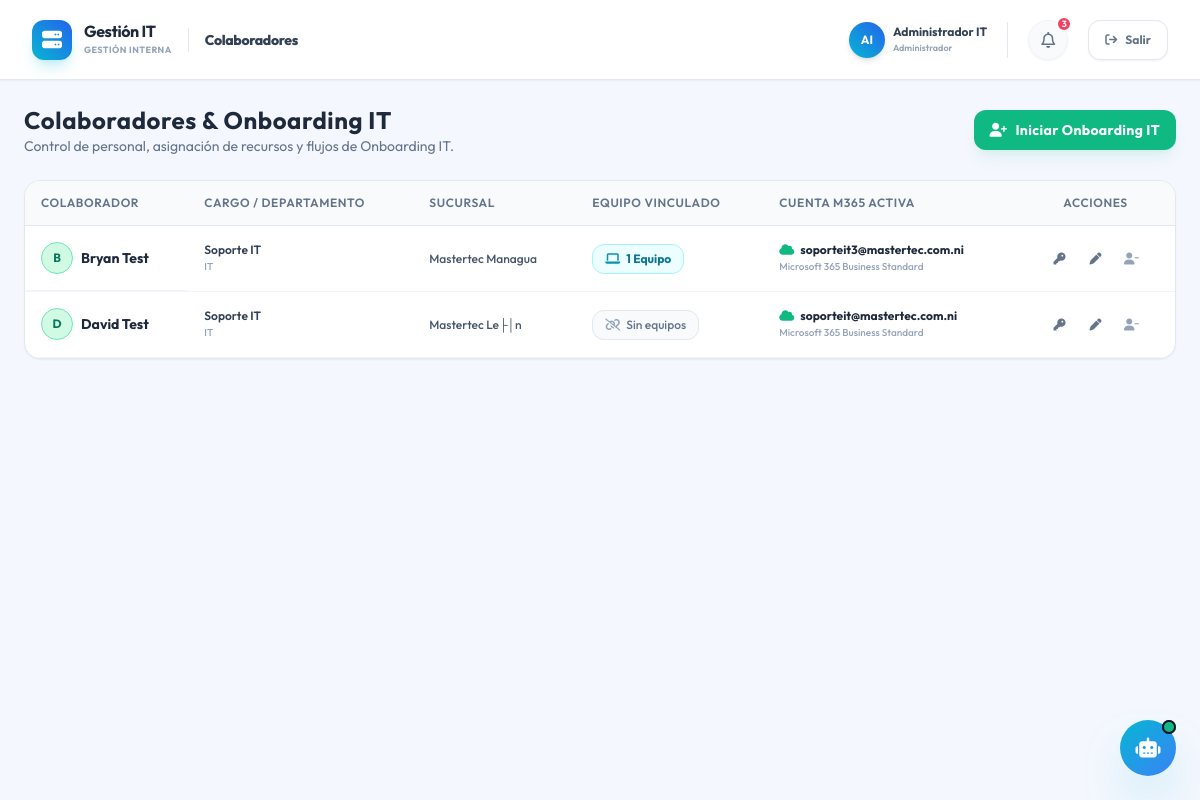
The app's page /modules/empleados/index.php (signed in) with its own data.
### tables this page shows
CREATE TABLE `empleados` (
  `id` int(11) NOT NULL AUTO_INCREMENT,
  `sucursal_id` int(11) NOT NULL,
  `nombre` varchar(100) NOT NULL,
  `cargo` varchar(100) DEFAULT NULL,
  `departamento` varchar(100) DEFAULT NULL,
  `estado` enum('Activo','Inactivo') DEFAULT 'Activo',
  PRIMARY KEY (`id`),
  KEY `idx_sucursal` (`sucursal_id`),
  CONSTRAINT `empleados_ibfk_1` FOREIGN KEY (`sucursal_id`) REFERENCES `sucursales` (`id`)
);

### config/system_config.php (called while the page is built)
<?php
return [
    'system_name' => 'Gestión IT',
];

### modules/empleados/index.php (the view, shortened to what this page needs)
<?php
require_once __DIR__ . '/../../includes/header.php';
$db = Database::getConexion();
$sql_empleados = "
    SELECT emp.*, s.nombre AS sucursal_nombre,
           (SELECT COUNT(*) FROM asignaciones WHERE empleado_id = emp.id AND fecha_devolucion IS NULL) AS cant_equipos,
           (SELECT GROUP_CONCAT(CONCAT(eq.id, ':', eq.tipo, ' - ', eq.marca, ' ', eq.modelo, ' (S/N: ', eq.service_tag_sn, ')') SEPARATOR '|')
            FROM asignaciones a JOIN equipos eq ON a.equipo_id = eq.id
            WHERE a.empleado_id = emp.id AND a.fecha_devolucion IS NULL) AS equipos_activos,
           (SELECT GROUP_CONCAT(CONCAT(eq.tipo, ' - ', eq.marca, ' ', eq.modelo, ' (S/N: ', eq.service_tag_sn, ')') SEPARATOR ', ')
            FROM asignaciones a
            JOIN equipos eq ON a.equipo_id = eq.id
            WHERE a.empleado_id = emp.id AND a.fecha_devolucion IS NULL) AS equipo_vinculado,
           (SELECT correo FROM cuentas_m365 WHERE empleado_id = emp.id AND estado = 'Activa' LIMIT 1) AS correo_m365,
           (SELECT licencia_tipo FROM cuentas_m365 WHERE empleado_id = emp.id AND estado = 'Activa' LIMIT 1) AS licencia_m365,
           (SELECT password_cifrado FROM credenciales_personales WHERE empleado_id = emp.id AND tipo = 'PC PIN' LIMIT 1) AS pc_pin_cifrado,
           (SELECT password_cifrado FROM credenciales_personales WHERE empleado_id = emp.id AND tipo = 'Pass AG' LIMIT 1) AS pass_ag_cifrado,
           (SELECT usuario FROM credenciales_personales WHERE empleado_id = emp.id AND tipo = 'Gmail' LIMIT 1) AS correo_gmail,
           (SELECT password_cifrado FROM credenciales_personales WHERE empleado_id = emp.id AND tipo = 'Gmail' LIMIT 1) AS password_gmail_cifrado
    FROM empleados emp
    JOIN sucursales s ON emp.sucursal_id = s.id
    WHERE emp.estado = 'Activo'
    ORDER BY emp.nombre ASC
";
$empleados = $db->query($sql_empleados)->fetchAll();
?>
<div class="space-y-6">
    <div class="flex flex-col sm:flex-row sm:items-center justify-between gap-4">
        <div>
            <h2 class="text-2xl font-bold text-slate-800 tracking-wide">Colaboradores & Onboarding IT</h2>
            <p class="text-slate-500 text-sm">Control de personal, asignación de recursos y flujos de Onboarding IT.</p>
        </div>
        <div>
            <button onclick="abrirModal('modal-onboarding')" class="px-4 py-2.5 rounded-xl bg-emerald-500 hover:bg-emerald-600 text-white font-bold text-sm tracking-wide shadow-lg shadow-emerald-500/10 flex items-center gap-2 transition">
                <i class="fa-solid fa-user-plus"></i> Iniciar Onboarding IT
            </button>
        </div>
    </div>
    <div class="glass-panel rounded-2xl overflow-hidden">
        <div class="overflow-x-auto">
            <table class="w-full text-left modern-table text-sm">
                <thead>
                    <tr>
                        <th class="py-3 px-4">Colaborador</th>
                        <th class="py-3 px-4">Cargo / Departamento</th>
                        <th class="py-3 px-4">Sucursal</th>
                        <th class="py-3 px-4">Equipo Vinculado</th>
                        <th class="py-3 px-4">Cuenta M365 Activa</th>
                        <th class="py-3 px-4 text-center">Acciones</th>
                    </tr>
                </thead>
                <tbody>
                    <?php if (empty($empleados)): ?>
                        <tr>
                            <td colspan="6" class="text-center py-10 text-slate-400">
                                No se encontraron empleados registrados en el sistema.
                            </td>
                        </tr>
                    <?php else: ?>
                        <?php foreach ($empleados as $emp): ?>
                            <tr class="hover:bg-emerald-50/60 cursor-pointer transition border-b border-slate-100 group" onclick='verDetalleEmpleado(<?= json_encode($emp, JSON_HEX_APOS | JSON_HEX_QUOT) ?>)'>
                                <td class="py-4 px-4 font-bold text-slate-800 group-hover:text-emerald-700 transition flex items-center gap-2">
                                    <div class="h-8 w-8 rounded-full bg-emerald-100 border border-emerald-300 flex items-center justify-center text-emerald-700 text-xs font-bold shrink-0">
                                        <?= strtoupper(substr($emp['nombre'], 0, 1)) ?>
                                    </div>
                                    <?= htmlspecialchars($emp['nombre']) ?>
                                </td>
                                <td class="py-4 px-4 text-xs text-slate-600">
                                    <div class="font-semibold text-slate-700"><?= htmlspecialchars($emp['cargo']) ?></div>
                                    <span class="text-[10px] text-slate-400 font-medium"><?= htmlspecialchars($emp['departamento']) ?></span>
                                </td>
                                <td class="py-4 px-4 text-xs font-medium text-slate-600">
                                    <?= htmlspecialchars($emp['sucursal_nombre']) ?>
                                </td>
                                <td class="py-4 px-4 text-xs">
                                     <?php if ($emp['cant_equipos'] > 0): ?>
                                         <div class="inline-flex items-center gap-1.5 px-3 py-1.5 rounded-xl bg-cyan-50 border border-cyan-200 text-cyan-700 font-bold text-xs" title="<?= htmlspecialchars($emp['equipo_vinculado']) ?>">
                                             <i class="fa-solid fa-laptop text-cyan-600 text-xs shrink-0"></i>
                                             <span><?= $emp['cant_equipos'] ?> <?= $emp['cant_equipos'] == 1 ? 'Equipo' : 'Equipos' ?></span>
                                         </div>
                                     <?php else: ?>
                                         <a href="../equipos/index.php" onclick="event.stopPropagation();" class="inline-flex items-center gap-1.5 px-3 py-1.5 rounded-xl bg-slate-50 border border-slate-200 text-slate-500 font-medium text-xs">
                                             <i class="fa-solid fa-link-slash text-slate-400 text-xs shrink-0"></i>
                                             <span>Sin equipos</span>
                                         </a>
                                     <?php endif; ?>
                                </td>
                                <td class="py-4 px-4 text-xs">
                                    <?php if (!empty($emp['correo_m365'])): ?>
                                        <div class="text-slate-700">
                                            <div class="font-bold text-slate-800 flex items-center gap-1.5">
                                                <i class="fa-solid fa-cloud text-emerald-500"></i>
                                                <?= htmlspecialchars($emp['correo_m365']) ?>
                                            </div>
                                            <span class="text-[10px] text-slate-400 font-medium"><?= htmlspecialchars($emp['licencia_m365']) ?></span>
                                        </div>
                                    <?php else: ?>
                                        <a href="../credenciales/index.php?tab=m365" onclick="event.stopPropagation();" class="text-slate-400 hover:text-emerald-600 flex items-center gap-1">
                                            <i class="fa-solid fa-link-slash"></i> Sin cuenta asociada
                                        </a>
                                    <?php endif; ?>
                                </td>
                                <td class="py-4 px-4 text-center">
                                    <div class="flex items-center justify-center gap-1" onclick="event.stopPropagation();">
                                        <a href="?details_id=<?= $emp['id'] ?>" onclick="event.stopPropagation();" class="h-8 w-8 rounded-lg hover:bg-slate-100 flex items-center justify-center text-slate-500 hover:text-emerald-600 transition" title="Ficha de Credenciales Cifradas">
                                            <i class="fa-solid fa-key text-xs"></i>
                                        </a>
                                        <button onclick='event.stopPropagation(); abrirEditarEmpleado(<?= json_encode($emp, JSON_HEX_APOS | JSON_HEX_QUOT) ?>)' class="h-8 w-8 rounded-lg hover:bg-cyan-50 flex items-center justify-center text-slate-500 hover:text-cyan-600 transition" title="Editar Empleado">
                                            <i class="fa-solid fa-pen text-xs"></i>
                                        </button>
                                        <a href="guardar.php?action=baja&id=<?= $emp['id'] ?>" onclick="event.stopPropagation(); return confirm('¿Seguro que deseas dar de baja a este empleado? Esto no eliminará los equipos del sistema, pero los liberará de su asignación.');" class="h-8 w-8 rounded-lg hover:bg-rose-50 flex items-center justify-center text-slate-400 hover:text-rose-500 transition" title="Dar de Baja Colaborador">
                                            <i class="fa-solid fa-user-minus text-xs"></i>
                                        </a>
                                    </div>
                                </td>
                            </tr>
                        <?php endforeach; ?>
                    <?php endif; ?>
                </tbody>
            </table>
        </div>
    </div>
</div>
<?php
require_once __DIR__ . '/../../includes/footer.php';
?>

### includes/header.php (shortened to what this page needs)
<?php
$sys_config_file = __DIR__ . '/../config/system_config.php';
$system_name = 'CuentasIT';
if (file_exists($sys_config_file)) {
    $sys_cfg = include $sys_config_file;
    $system_name = $sys_cfg['system_name'] ?? 'CuentasIT';
}
$topbar_title = 'Dashboard';
if (strpos($_SERVER['PHP_SELF'], '/credenciales/') !== false) {
    $topbar_title = 'Credenciales';
} elseif (strpos($_SERVER['PHP_SELF'], '/empleados/') !== false) {
    $topbar_title = 'Colaboradores';
} elseif (strpos($_SERVER['PHP_SELF'], '/tareas/') !== false) {
    $topbar_title = 'Tareas IT';
} elseif (strpos($_SERVER['PHP_SELF'], '/usuarios/') !== false) {
    $topbar_title = 'Usuarios IT';
} elseif (strpos($_SERVER['PHP_SELF'], '/configuracion/') !== false) {
    $topbar_title = 'Configuración';
}
?>
<!DOCTYPE html>
<html lang="es">
<head>
    <script src="https://cdn.tailwindcss.com"></script>
    <link rel="stylesheet" href="https://cdnjs.cloudflare.com/ajax/libs/font-awesome/6.4.0/css/all.min.css">
    <link rel="stylesheet" href="assets/css/styles.css">
    <link href="https://cdn.jsdelivr.net/npm/tom-select@2.3.1/dist/css/tom-select.css" rel="stylesheet">
</head>
<body class="bg-darkBase text-slate-800 min-h-screen">
    <?php
    $iniciales = 'IT';
    if (isset($_SESSION['user_nombre'])) {
        $palabras = explode(' ', $_SESSION['user_nombre']);
        $iniciales = '';
        $iniciales .= isset($palabras[0]) ? strtoupper(substr($palabras[0], 0, 1)) : '';
        $iniciales .= isset($palabras[1]) ? strtoupper(substr($palabras[1], 0, 1)) : '';
    }
    ?>
    <div class="min-h-screen flex flex-col">
        <header class="h-20 px-8 flex items-center justify-between sticky top-0 z-20 bg-white border-b border-slate-200 shadow-sm shrink-0">
            <div class="flex items-center gap-4">
                <a href="<?= BASE_URL ?>index.php" class="flex items-center gap-3 select-none">
                    <div class="h-10 w-10 rounded-xl bg-gradient-to-tr from-cyan-500 to-blue-600 flex items-center justify-center text-white text-xl shadow-lg shadow-cyan-500/20 shrink-0">
                        <i class="fa-solid fa-server"></i>
                    </div>
                    <div>
                        <h1 class="font-bold text-base text-slate-800 tracking-tight leading-none"><?= htmlspecialchars($system_name) ?></h1>
                        <p class="text-[9px] text-slate-400 font-bold uppercase tracking-wider mt-1">Gestión Interna</p>
                    </div>
                </a>
                <div>
                    <h2 class="text-sm font-extrabold text-slate-700 tracking-tight"><?= $topbar_title ?></h2>
                </div>
            </div>
            <div class="flex items-center gap-5">
                <?php if (isset($_SESSION['user_nombre'])): ?>
                <div class="flex items-center gap-2 border-r border-slate-200 pr-5">
                    <div class="h-9 w-9 rounded-full bg-gradient-to-tr from-cyan-500 to-blue-600 flex items-center justify-center font-bold text-white text-xs shrink-0 shadow-md">
                        <?= $iniciales ?>
                    </div>
                    <div class="hidden sm:block text-left">
                        <h4 class="text-xs font-bold text-slate-700 leading-tight"><?= htmlspecialchars($_SESSION['user_nombre']) ?></h4>
                        <p class="text-[9px] text-slate-400 font-semibold mt-0.5"><?= htmlspecialchars($_SESSION['user_rol']) ?></p>
                    </div>
                </div>
                <?php endif; ?>
                <div class="relative">
                    <button class="h-10 w-10 rounded-full bg-slate-50 border border-slate-100 flex items-center justify-center text-slate-500 hover:text-cyan-500 transition shadow-sm">
                        <i class="fa-regular fa-bell text-base"></i>
                    </button>
                    <span class="absolute -top-1 -right-1 h-4 w-4 rounded-full bg-rose-500 text-white text-[9px] font-bold flex items-center justify-center border-2 border-white">3</span>
                </div>
                <a href="<?= BASE_URL ?>logout.php" class="h-10 px-4 rounded-xl bg-white border border-slate-200 text-slate-500 hover:text-rose-500 hover:border-rose-100 flex items-center gap-2 shadow-sm transition duration-200" title="Cerrar Sesión">
                    <i class="fa-solid fa-arrow-right-from-bracket text-xs"></i>
                    <span class="text-xs font-bold">Salir</span>
                </a>
            </div>
        </header>
        <main class="flex-1 overflow-y-auto p-6">

### includes/footer.php (shortened to what this page needs)
        </main>
    </div>
    <button id="ai-toggle-btn" onclick="toggleAI()" title="Asistente IT"
            class="fixed bottom-6 right-6 z-[200] h-14 w-14 rounded-full shadow-2xl shadow-cyan-500/40 flex items-center justify-center transition-all duration-300 group hover:scale-105 hover:shadow-cyan-500/50"
            style="background: linear-gradient(135deg, #06b6d4, #3b82f6);">
        <i id="ai-btn-icon" class="fa-solid fa-robot text-white text-xl group-hover:rotate-12 transition-transform"></i>
        <span class="absolute top-0 right-0 h-3.5 w-3.5 rounded-full bg-emerald-500 border-2 border-[#0f172a]"></span>
    </button>
</body>
</html>

### assets/css/styles.css (style rules this page uses)
:root { --bg-dark-base: #0b0f19; --bg-dark-card: #151d30; --bg-dark-nav: #0e1524; --accent-blue: #3b82f6; --accent-cyan: #06b6d4; --accent-emerald: #10b981; --accent-rose: #f43f5e; --accent-amber: #f59e0b; --text-primary: #f3f4f6; --text-secondary: #9ca3af; --text-muted: #6b7280; --border-color: rgba(255, 255, 255, 0.06); --border-color-glow: rgba(59, 130, 246, 0.2); }
body { font-family: "Outfit", sans-serif; background-color: var(--bg-dark-base); color: var(--text-primary); overflow-x: hidden; }
.glass-panel { background: #ffffff; border: 1px solid #e2e8f0; box-shadow: 0 1px 2px 0 rgb(0 0 0 / 0.05); }
.modern-table th { background-color: #f8fafc; color: #64748b; font-weight: 600; text-transform: uppercase; font-size: 0.75rem; letter-spacing: 0.05em; border-bottom: 1px solid #e2e8f0; }
.modern-table td { border-bottom: 1px solid #f1f5f9; }
.modern-table tr:last-child td { border-bottom: none; }
.modern-table tr { transition: background-color 0.2s ease; }

### records on screen
empleados: nombre "B", nombre "Bryan Test", cargo "Soporte IT", departamento "IT", sucursal_nombre "Mastertec Managua", cant_equipos "1", shows "Equipo", correo_m365 "soporteit3@mastertec.com.ni", licencia_m365 "Microsoft 365 Business Standard"
empleados: nombre "D", nombre "David Test", cargo "Soporte IT", departamento "IT", sucursal_nombre "Mastertec Le├│n", shows "Sin equipos", correo_m365 "soporteit@mastertec.com.ni", licencia_m365 "Microsoft 365 Business Standard"

### other values on screen
$system_name "Gestión IT"
$topbar_title "Colaboradores"
$iniciales "AI"
$_SESSION['user_nombre'] "Administrador IT"
$_SESSION['user_rol'] "Administrador"
